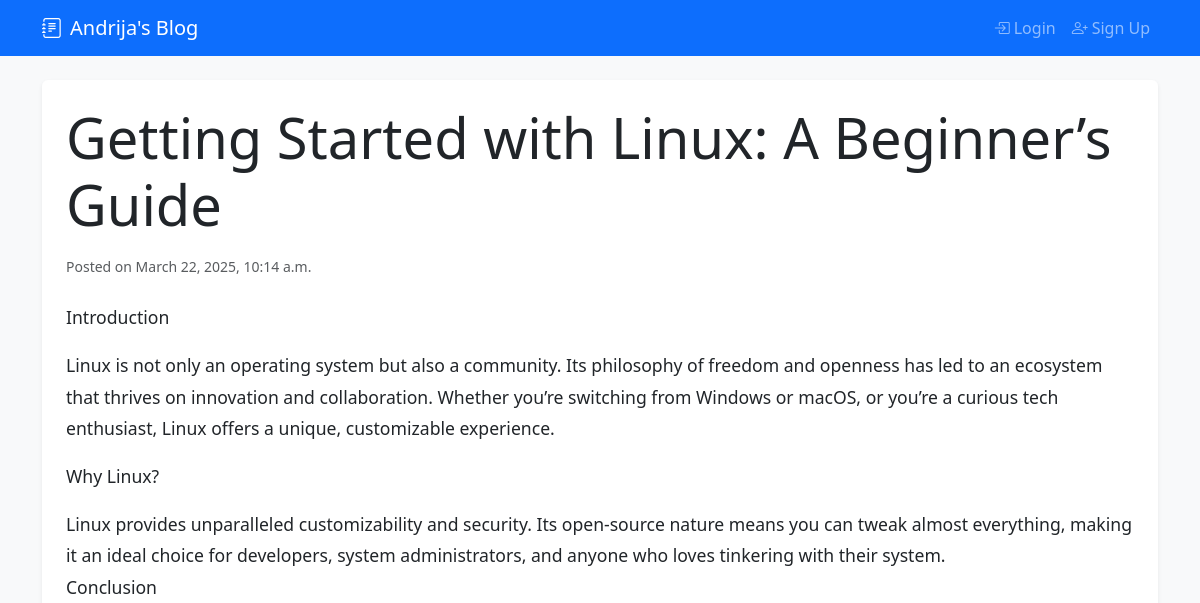
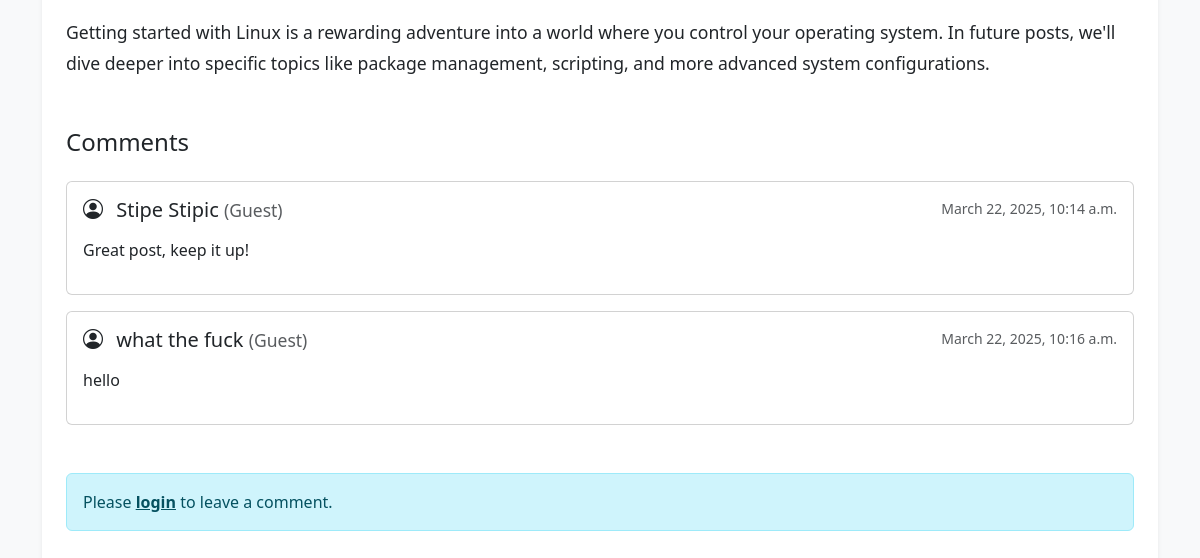
The page /blogs/linux-getting-started/ on the database as committed earlier (2 pictures, top to bottom).
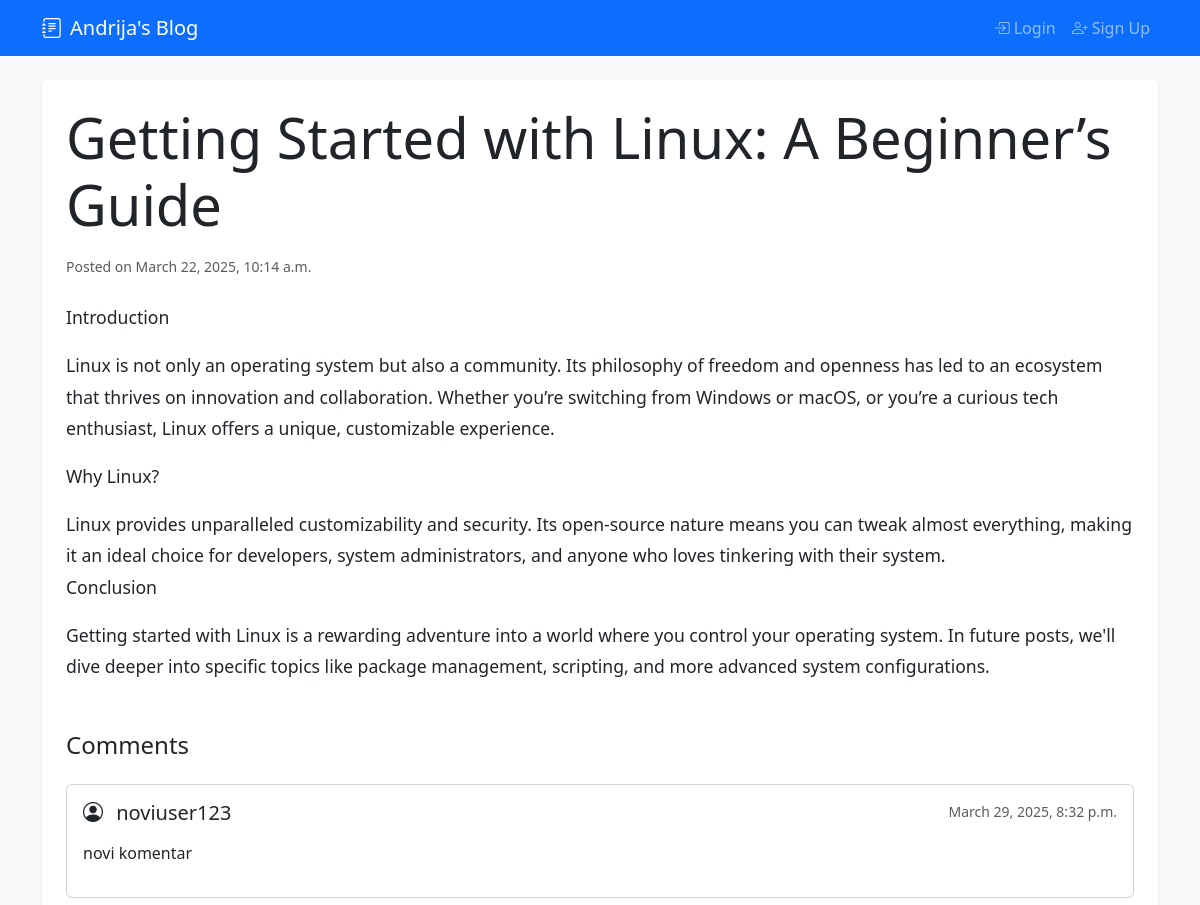
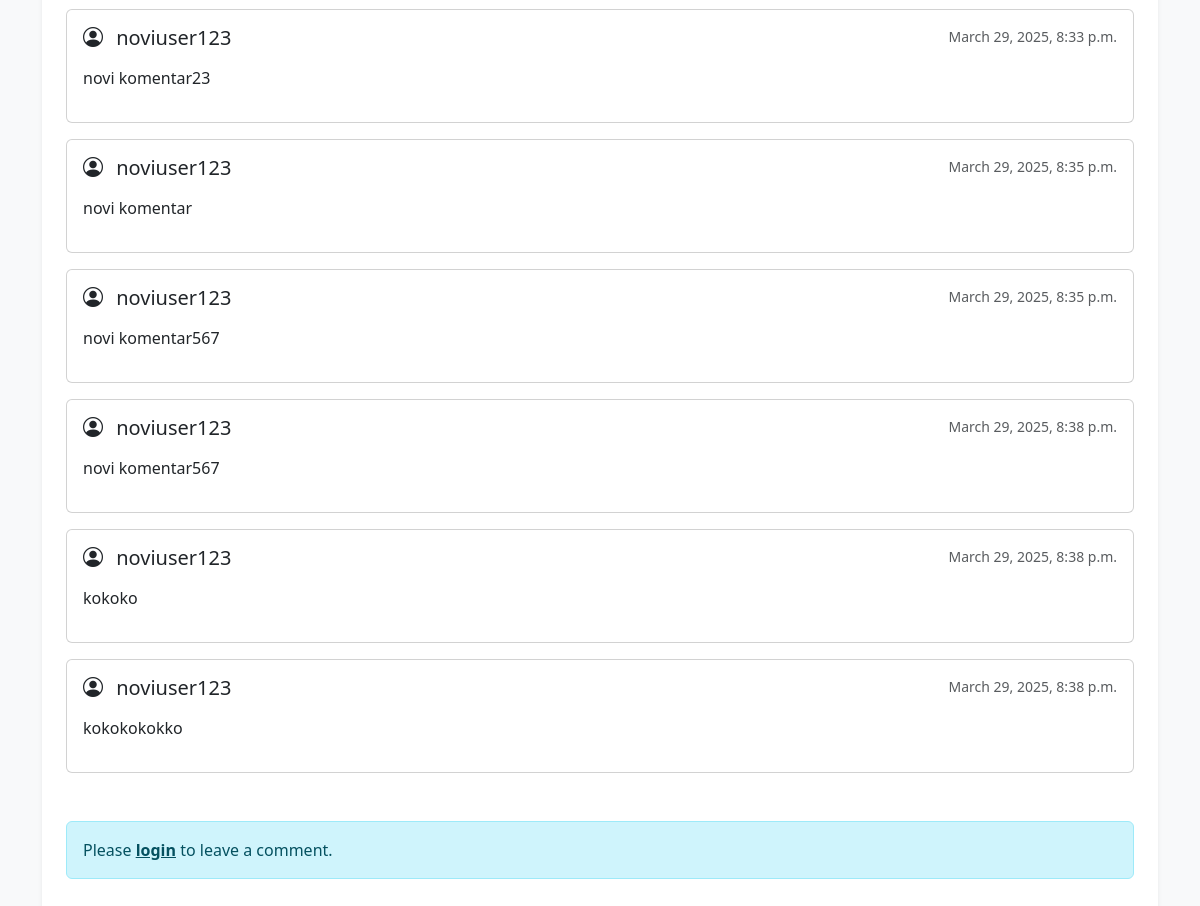
The same page on the database as committed later (2 pictures, top to bottom).
### blogs/models.py (models this page shows, shortened)
class Blog(models.Model):
    title = models.CharField(max_length=255)
    slug = models.SlugField(unique=True)
    content = models.TextField()
    author = models.ForeignKey(
        User,
        on_delete=models.CASCADE,
        blank=True,
        null=True,
        help_text="The admin user who created the blog post",
    )
    created_at = models.DateTimeField(auto_now_add=True)
    updated_at = models.DateTimeField(auto_now=True)
    class Meta:
        ordering = ["-created_at"]

class Comment(models.Model):
    blog = models.ForeignKey(
        Blog, related_name="comments", on_delete=models.CASCADE
    )
    user = models.ForeignKey(
        User,
        on_delete=models.CASCADE,
        related_name="comments",
        null=True,  # Allow null temporarily for existing comments
        blank=True
    )
    guest_name = models.CharField(max_length=100, null=True, blank=True)  # Keep this temporarily for existing comments
    content = models.TextField()
    created_at = models.DateTimeField(auto_now_add=True)
    class Meta:
        ordering = ["created_at"]

### blogs/views.py (the view)
# urls.py: path("<slug:slug>/", views.blog_detail, name="blog_detail"),
def blog_detail(request, slug):
    blog = get_object_or_404(Blog, slug=slug)
    return render(request, "blogs/blog_detail.html", {"blog": blog})

### blogs/templates/blogs/blog_detail.html
{% extends "blogs/base.html" %}
{% block content %}
  <article class="blog-post">
    <h1 class="display-4 mb-3">{{ blog.title }}</h1>
    <p class="text-muted mb-4">
      <small>Posted on {{ blog.created_at|date:"F j, Y, g:i a" }}</small>
    </p>
    <div class="blog-content mb-5">
      {{ blog.content|linebreaks }}
    </div>
  </article>
  <section class="comments-section">
    <h3 class="h4 mb-4">Comments</h3>
    <div id="comments">
      {% for comment in blog.comments.all %}
        {% include "blogs/partial_comment.html" with comment=comment %}
      {% empty %}
        <div class="alert alert-light">No comments yet. {% if user.is_authenticated %}Be the first to comment!{% endif %}</div>
      {% endfor %}
    </div>
    {% if user.is_authenticated %}
      <div class="add-comment mt-5">
        <h3 class="h4 mb-4">Add a Comment</h3>
        <form
          hx-post="{% url 'blogs:add_comment' blog.slug %}"
          hx-target="#comments"
          hx-swap="beforeend"
          hx-on::after-request="this.reset()"
          class="mb-4"
          method="post"
        >
          {% csrf_token %}
          <div class="mb-3">
            <label for="content" class="form-label">Your Comment</label>
            <textarea
              name="content"
              id="content"
              class="form-control"
              rows="3"
              required
            ></textarea>
          </div>
          <button type="submit" class="btn btn-primary">Submit Comment</button>
        </form>
      </div>
    {% else %}
      <div class="mt-5">
        <div class="alert alert-info">
          Please <a href="{% url 'accounts:login' %}?next={{ request.path }}" class="alert-link">login</a> to leave a comment.
        </div>
      </div>
    {% endif %}
  </section>
{% endblock %}

### blogs/templates/blogs/base.html (shortened to what this page needs)
<!doctype html>
<html lang="en">
  <head>
    <link
            href="https://cdn.jsdelivr.net/npm/bootstrap@5.3.3/dist/css/bootstrap.min.css"
            rel="stylesheet"
    />
    <link
      rel="stylesheet"
      href="https://cdn.jsdelivr.net/npm/bootstrap-icons@1.11.3/font/bootstrap-icons.min.css"
    />
  </head>
  <body class="bg-light">
    <nav class="navbar navbar-expand-lg navbar-dark bg-primary mb-4">
      <div class="container">
        <a class="navbar-brand" href="{% url 'blogs:blog_list' %}">
          <i class="bi bi-journal-text me-2"></i>Andrija's Blog
        </a>
        <div class="collapse navbar-collapse" id="navbarNav">
          <ul class="navbar-nav ms-auto">
            {% if user.is_authenticated %}
              <li class="nav-item">
                <span class="nav-link text-light">Welcome, {{ user.username }}!</span>
              </li>
              <li class="nav-item">
                <a class="nav-link" href="{% url 'accounts:logout' %}">
                  <i class="bi bi-box-arrow-right me-1"></i>Logout
                </a>
              </li>
            {% else %}
              <li class="nav-item">
                <a class="nav-link" href="{% url 'accounts:login' %}">
                  <i class="bi bi-box-arrow-in-right me-1"></i>Login
                </a>
              </li>
              <li class="nav-item">
                <a class="nav-link" href="{% url 'accounts:signup' %}">
                  <i class="bi bi-person-plus me-1"></i>Sign Up
                </a>
              </li>
            {% endif %}
          </ul>
        </div>
      </div>
    </nav>
    <div class="container">
      <div class="bg-white p-4 rounded shadow-sm">
        {% block content %}{% endblock %}
      </div>
    </div>
  </body>
</html>

### blogs/templates/blogs/partial_comment.html (shortened to what this page needs)
<div id="comment-{{ comment.id }}" class="card mb-3">
  <div class="card-body">
    <div class="d-flex justify-content-between align-items-start mb-2">
      <h5 class="card-title mb-0">
        <i class="bi bi-person-circle me-2"></i>
        {% if comment.user %}
          {{ comment.user.username }}
        {% else %}
          {{ comment.guest_name }}
          <small class="text-muted">(Guest)</small>
        {% endif %}
      </h5>
      <small class="text-muted">{{ comment.created_at|date:"F j, Y, g:i a" }}</small>
    </div>
    <p class="card-text mb-3">{{ comment.content|linebreaks }}</p>
  </div>
</div>

### blogs/templates/blogs/base.html (style rules this page uses)
.blog-content { font-size: 1.1rem; line-height: 1.8; }

Rows that differ between the two databases and show on the page:
removed Comment: guest_name "Stipe Stipic", created_at "March 22, 2025, 10:14 a.m.", content "Great post, keep it up!"
removed Comment: guest_name "what the fuck", created_at "March 22, 2025, 10:16 a.m.", content "hello"
added Comment: user.username "noviuser123", created_at "March 29, 2025, 8:32 p.m.", content "novi komentar"
added Comment: user.username "noviuser123", created_at "March 29, 2025, 8:33 p.m.", content "novi komentar23"
added Comment: user.username "noviuser123", created_at "March 29, 2025, 8:35 p.m.", content "novi komentar"
added Comment: user.username "noviuser123", created_at "March 29, 2025, 8:35 p.m.", content "novi komentar567"
added Comment: user.username "noviuser123", created_at "March 29, 2025, 8:38 p.m.", content "novi komentar567"
added Comment: user.username "noviuser123", created_at "March 29, 2025, 8:38 p.m.", content "kokoko"
added Comment: user.username "noviuser123", created_at "March 29, 2025, 8:38 p.m.", content "kokokokokko"
